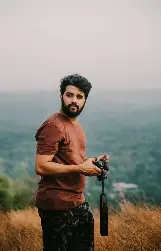
#> input picture Image Processing techniques/Sobel filter/Human.png, 161 x 251 px
$ python Kernel_Values_Output.py
#> lines starting #> are read from the running program, lines starting #| are printed output that depends on the picture
import numpy as np
from PIL import Image

img = Image.open("Human.png").convert("L")
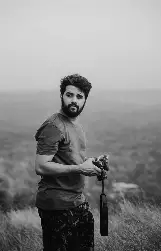
#> img: PIL image 161x251 L; min 0, max 221, mean 137.2
    # What ".convert("L")" does is convert the RGB image into a black and white one by following this formula "0.299 R + 0.587 G + 0.114 B" where the Red values are multiplied by 0.299 and Green is multiplied by 0.587 etc...
img = np.array(img, dtype=np.int32)
#> img: shape (251, 161) int32

# What dtype=np.int32 does is tell numpy to expect the datatype to be a 32 bit signed integer, a signed integer is an integer that can store both negative and positive values.

# Sobel kernels
Kx = np.array([
    [-1, 0, 1],
    [-2, 0, 2],
    [-1, 0, 1]
])

Ky = np.array([
    [-1, -2, -1],
    [ 0,  0,  0],
    [ 1,  2,  1]
])

h, w = img.shape
#> h = 251; w = 161

# Prepare output arrays
Gx = np.zeros((h, w), dtype=np.int32)
Gy = np.zeros((h, w), dtype=np.int32)

# np.zeros returns an array of integers of the same height and width as the original image (h,w) in line 23

# Apply Sobel convolution
for i in range(1, h - 1):
    for j in range(1, w - 1):
        block = img[i-1:i+2, j-1:j+2]

        gx_val = np.sum(Kx * block)
        gy_val = np.sum(Ky * block)

        Gx[i, j] = gx_val
        Gy[i, j] = gy_val
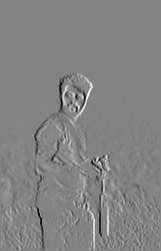
#> Gx: shape (251, 161) int32; min -661, max 620, mean -0.2; drawn with min black and max white
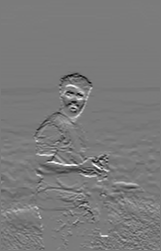
#> Gy: shape (251, 161) int32; min -581, max 616, mean -5; drawn with min black and max white

# Print results
np.savetxt("Gx_aligned.txt", Gx, "%d")
np.savetxt("Gy_aligned.txt", Gy, "%d")
